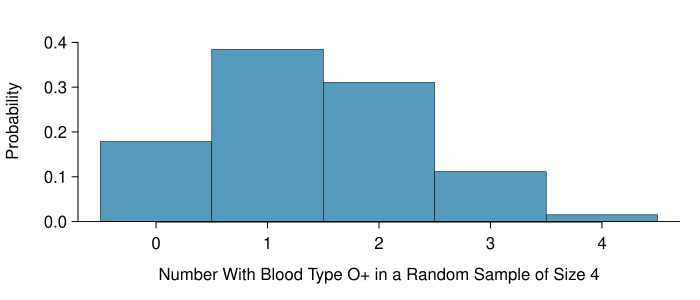

Write R code to recreate this figure.
library(openintro)
data(COL)

myPDF("oPositive4.pdf", 7, 3)
# Intentially not exact
x <- 0:4
y <- dbinom(x, 4, 0.35)
plot(x, y, type = "n",
     xlim = c(-0.5, 4.5),
     ylim=c(-.001,.45),
     xlab = "",
     ylab = "Probability",
     axes = TRUE,
     yaxs="i",
     frame.plot=FALSE
     )
a <- 0.5
for (i in 1:length(x)) {
  rect(x[i] - a, 0, x[i] + a, y[i],
       border = COL[5],
       col = COL[1], lwd = .5)
}
abline(h=0)
mtext(paste("Number With Blood Type O+",
            "in a Random Sample of Size 4"),
      1, 2.1)
dev.off()
